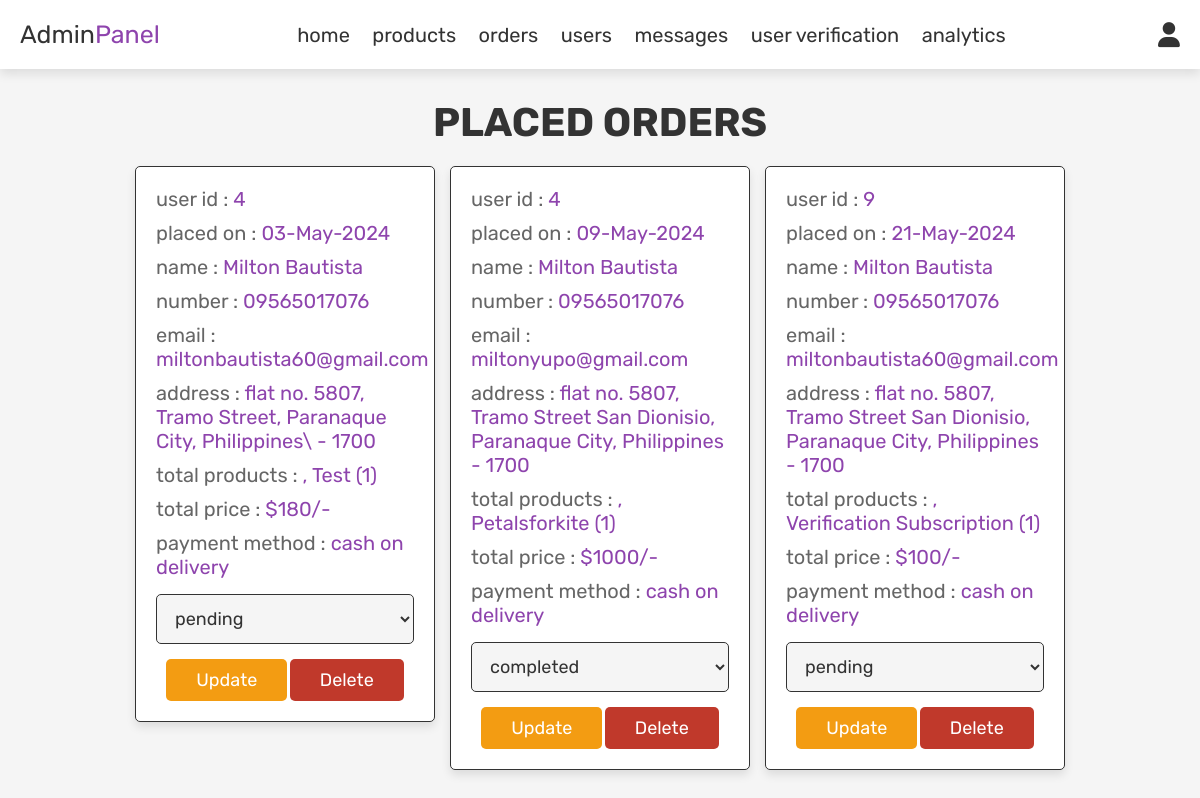
Before: /admin_orders.php (signed in) with the older database file.
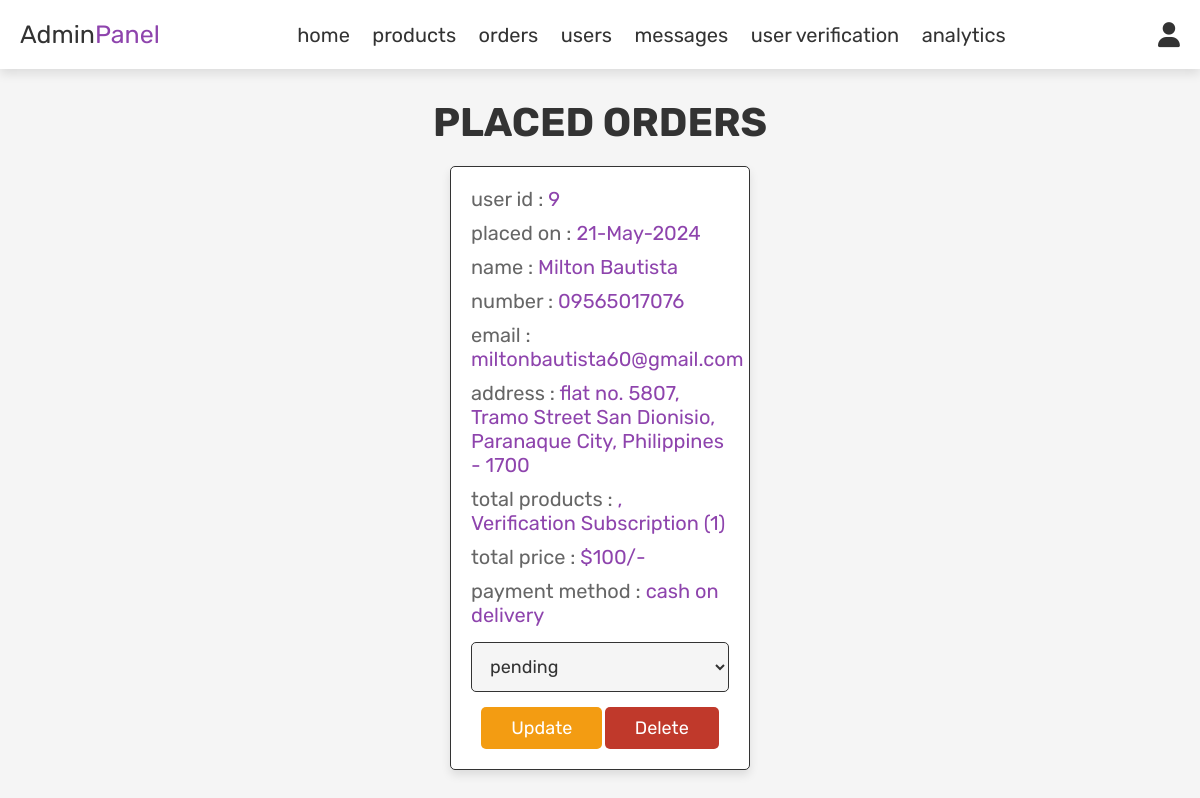
After: the same page with the newer database file.
### tables this page shows
CREATE TABLE `orders` (
  `id` int(100) NOT NULL,
  `user_id` int(100) NOT NULL,
  `name` varchar(100) NOT NULL,
  `buyer_name` varchar(100) DEFAULT NULL,
  `number` varchar(12) NOT NULL,
  `email` varchar(100) NOT NULL,
  `method` varchar(50) NOT NULL,
  `address` varchar(500) NOT NULL,
  `total_products` varchar(1000) NOT NULL,
  `total_price` int(100) NOT NULL,
  `placed_on` varchar(50) NOT NULL,
  `payment_status` varchar(20) NOT NULL DEFAULT 'pending',
  `buyer_id` int(11) DEFAULT NULL
);

### admin_orders.php (the view, shortened to what this page needs)
<?php
include 'config.php';
?>
<!DOCTYPE html>
<html lang="en">
<head>
   <link rel="stylesheet" href="https://cdnjs.cloudflare.com/ajax/libs/font-awesome/6.0.0/css/all.min.css">
   <link rel="stylesheet" href="css/admin-section/admin_style.css">
</head>
<body>
<?php include 'admin_header.php'; ?>
<section class="orders">
   <h1 class="title">placed orders</h1>
   <div class="box-container">
      <?php
      $select_orders = mysqli_query($conn, "SELECT * FROM `orders`") or die('query failed');
      if(mysqli_num_rows($select_orders) > 0){
         while($fetch_orders = mysqli_fetch_assoc($select_orders)){
      ?>
      <div class="box">
         <p> user id : <span><?php echo $fetch_orders['user_id']; ?></span> </p>
         <p> placed on : <span><?php echo $fetch_orders['placed_on']; ?></span> </p>
         <p> name : <span><?php echo $fetch_orders['name']; ?></span> </p>
         <p> number : <span><?php echo $fetch_orders['number']; ?></span> </p>
         <p> email : <span><?php echo $fetch_orders['email']; ?></span> </p>
         <p> address : <span><?php echo $fetch_orders['address']; ?></span> </p>
         <p> total products : <span><?php echo $fetch_orders['total_products']; ?></span> </p>
         <p> total price : <span>$<?php echo $fetch_orders['total_price']; ?>/-</span> </p>
         <p> payment method : <span><?php echo $fetch_orders['method']; ?></span> </p>
         <form action="" method="post">
            <select name="update_payment">
               <option value="" selected disabled><?php echo $fetch_orders['payment_status']; ?></option>
            </select>
            <input type="submit" value="update" name="update_order" class="option-btn">
            <a href="admin_orders.php?delete=<?php echo $fetch_orders['id']; ?>" onclick="return confirm('delete this order?');" class="delete-btn">delete</a>
         </form>
      </div>
      <?php
         }
      }else{
         echo '<p class="empty">no orders placed yet!</p>';
      }
      ?>
   </div>
</section>
</body>
</html>

Changed rows visible on the page:
removed orders: user "4", placed_on "03-May-2024", name "Milton Bautista", number "09565017076", email "miltonbautista60@gmail.com", address "flat no. 5807, Tramo Street, Paranaque City, Philippines\\ - 1700", total_products ", Test (1)", total_price "180", method "cash on delivery", update_payment "pending"
removed orders: user "4", placed_on "09-May-2024", name "Milton Bautista", number "09565017076", email "miltonyupo@gmail.com", address "flat no. 5807, Tramo Street San Dionisio, Paranaque City, Philippines - 1700", total_products ", Petalsforkite (1)", total_price "1000", method "cash on delivery", update_payment "completed"
